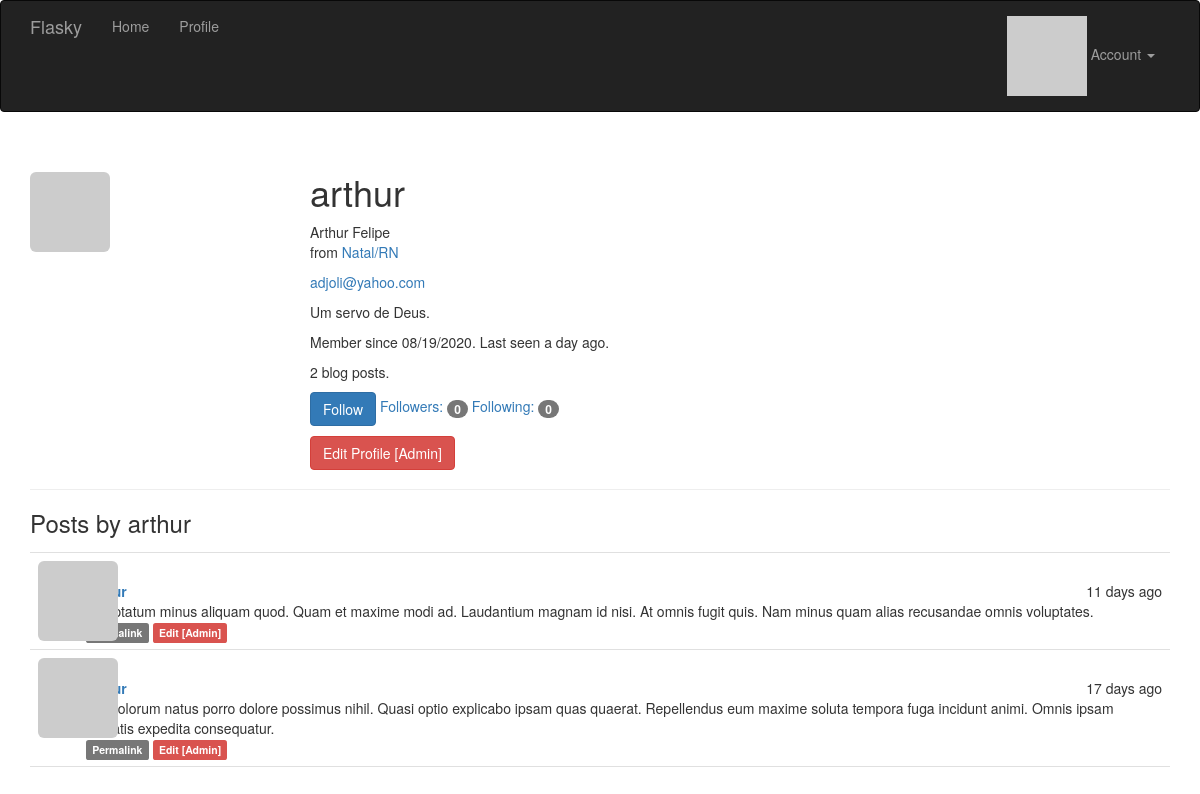
The app's page /user/arthur (signed in), older data.
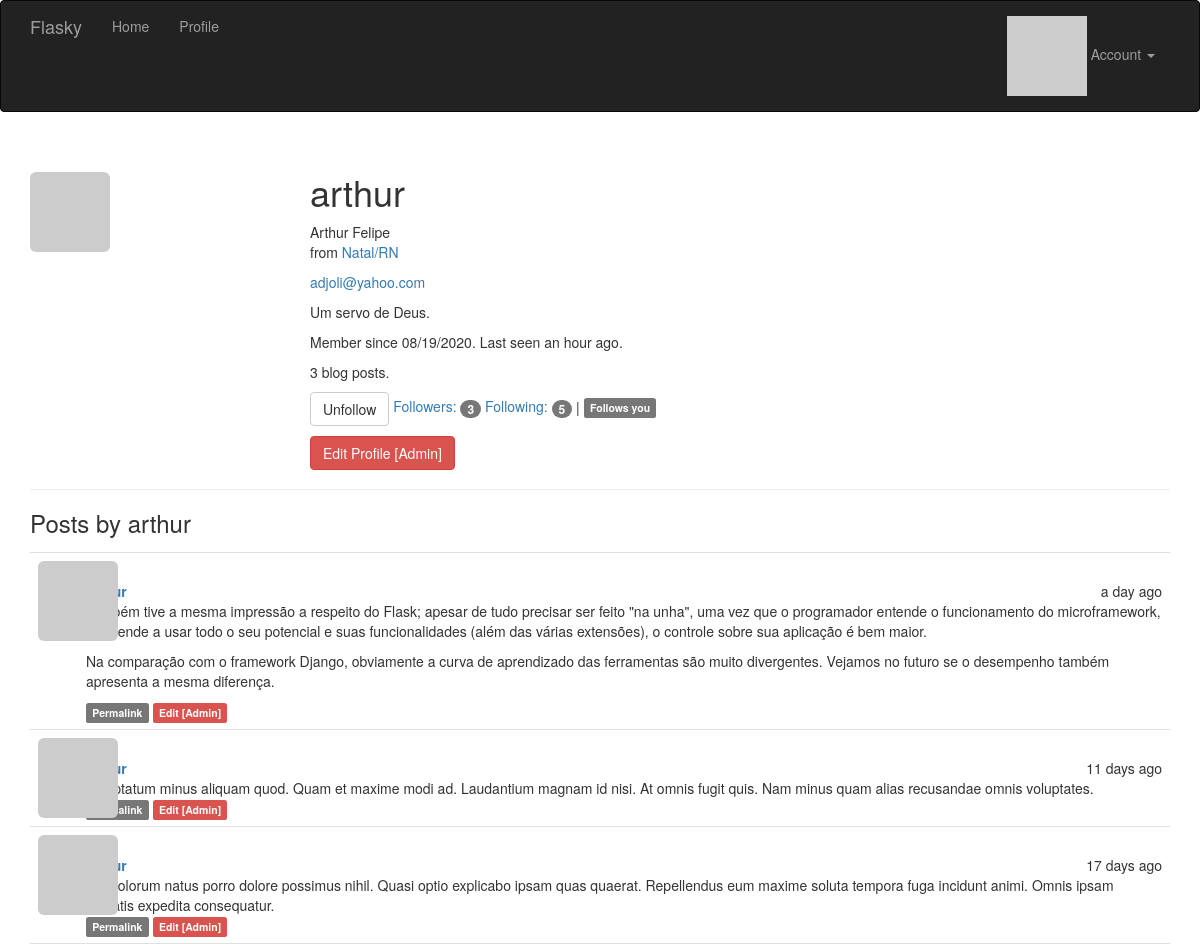
The same page, newer data.
### app/models.py (models this page shows, shortened)
class User(UserMixin, db.Model):
    __tablename__ = 'users'
    id = db.Column(db.Integer, primary_key=True)
    email = db.Column(db.String(64), unique=True, index=True)
    username = db.Column(db.String(64), unique=True, index=True)
    name = db.Column(db.String(64))
    location = db.Column(db.String(64))
    about_me = db.Column(db.Text())
    member_since = db.Column(db.DateTime(), default=datetime.utcnow)
    last_seen = db.Column(db.DateTime(), default=datetime.utcnow)
    confirmed = db.Column(db.Boolean, default=False)
    password_hash = db.Column(db.String(128))
    avatar_hash = db.Column(db.String(32))
    role_id = db.Column(db.Integer, db.ForeignKey('roles.id'))
    posts = db.relationship('Post', backref='author', lazy='dynamic')
    followed = db.relationship(
        'Follow',
        foreign_keys=[Follow.follower_id],
        backref=db.backref('follower', lazy='joined'),
        lazy='dynamic',
        cascade='all, delete-orphan'
    )
    followers = db.relationship(
        'Follow',
        foreign_keys=[Follow.followed_id],
        backref=db.backref('followed', lazy='joined'),
        lazy='dynamic',
        cascade='all, delete-orphan'
    )
    @property
    def password(self):
        raise AttributeError('password is not a readable attribute')
    def can(self, perm):
        return self.role is not None and self.role.has_permission(perm)
    def is_administrator(self):
        return self.can(Permission.ADMIN)
    def ping(self):
        self.last_seen = datetime.utcnow()
        db.session.add(self)
        db.session.commit()
    def gravatar_hash(self):
        return hashlib.md5(self.email.lower().encode('utf-8')).hexdigest()
    def gravatar(self, size=100, default='identicon', rating='g'):
        if request.is_secure:
            url = 'https://secure.gravatar.com/avatar'
        else:
            url = 'http://secure.gravatar.com/avatar'
        hash = self.avatar_hash or self.gravatar_hash()
        return f'{url}/{hash}?s={size}&d={default}&r={rating}'
    def is_following(self, user):
        if user.id is None:
            return False
        return self.followed.filter_by(followed_id=user.id).first() is not None

class Post(db.Model):
    __tablename__ = 'posts'
    id = db.Column(db.Integer, primary_key=True)
    body = db.Column(db.Text)
    body_html = db.Column(db.Text)
    timestamp = db.Column(db.DateTime, index=True, default=datetime.utcnow)
    author_id = db.Column(db.Integer, db.ForeignKey('users.id'))

### app/main/views.py (the view)
@main.route('/user/<username>')
def user(username):
    user = User.query.filter_by(username=username).first()
    if user is None:
        abort(404)
    posts = user.posts.order_by(Post.timestamp.desc()).all()
    return render_template('user.html', user=user, posts=posts)

### app/auth/views.py (called while the page is built)
@auth.before_app_request
def before_request():
    if current_user.is_authenticated:
        current_user.ping()
        if (not current_user.confirmed
                and request.endpoint
                and request.blueprint != 'auth'
                and request.endpoint != 'static'):
            return redirect(url_for('auth.unconfirmed'))

### app/main/__init__.py (called while the page is built)
@main.app_context_processor
def inject_permissions():
    return dict(Permission=Permission)

### app/models.py (called while the page is built)
@login_manager.user_loader
def load_user(user_id):
    return User.query.get(int(user_id))

    def has_permission(self, perm):
        return self.permissions & perm == perm

### app/templates/user.html (shortened to what this page needs)
{% extends "base.html" %}
{% import "_macros.html" as macros %}
{% block page_content %}
<div class="page-header">
    <img class="img-rounded profile-thumbnail" src="{{ user.gravatar(size=256) }}">
    <div class="profile-header">
        <h1>{{ user.username }}</h1>
        {% if user.name or user.location %}
        <p>
            {% if user.name %}{{ user.name }}<br>{% endif %}
            {% if user.location %}
                from <a href="http://maps.google.com/?q={{ user.location }}">{{ user.location }}</a><br>
            {% endif %}
        </p>
        {% endif %}
        {% if current_user.is_administrator() %}
        <p><a href="mailto:{{ user.email }}">{{ user.email }}</a></p>
        {% endif %}
        {% if user.about_me %}<p>{{ user.about_me }}</p>{% endif %}
        <p>Member since {{ moment(user.member_since).format('L') }}. Last seen {{ moment(user.last_seen).fromNow() }}.</p>
        <p>{{ user.posts.count() }} blog posts.</p>
        <p>
            {% if current_user.can(Permission.FOLLOW) and user != current_user %}
                {% if not current_user.is_following(user) %}
                <a href="{{ url_for('.follow', username=user.username) }}" class="btn btn-primary">Follow</a>
                {% else %}
                <a href="{{ url_for('.unfollow', username=user.username) }}" class="btn btn-default">Unfollow</a>
                {% endif %}
            {% endif %}
            <a href="{{ url_for('.followers', username=user.username) }}">Followers: <span class="badge">{{ user.followers.count() }}</span></a>
            <a href="{{ url_for('.followed_by', username=user.username) }}">Following: <span class="badge">{{ user.followed.count() }}</span></a>
            {% if current_user.is_authenticated and user != current_user and user.is_following(current_user) %}
            | <span class="label label-default">Follows you</span>
            {% endif %}
        </p>
        <p>
            {% if current_user.is_administrator() %}
            <a class="btn btn-danger" href="{{ url_for('.edit_profile_admin', id=user.id) }}">Edit Profile [Admin]</a>
            {% endif %}
        </p>
    </div>
</div>
<h3>Posts by {{ user.username }}</h3>
{% include '_posts.html' %}
{% endblock %}

### app/templates/base.html (shortened to what this page needs)
{% extends "bootstrap/base.html" %}
{% block head %}
{{ super() }}
<link rel="stylesheet" type="text/css" href="{{ url_for('static', filename='styles.css') }}">
{% endblock %}
{% block navbar %}
<div class="navbar navbar-inverse" role="navigation">
    <div class="container">
        <div class="navbar-header">
            <a class="navbar-brand" href="{{ url_for('main.index') }}">Flasky</a>
        </div>
        <div class="navbar-collapse collapse">
            <ul class="nav navbar-nav">
                <li><a href="{{ url_for('main.index') }}">Home</a></li>
                {% if current_user.is_authenticated %}
                <li><a href="{{ url_for('main.user', username=current_user.username) }}">Profile</a></li>
                {% endif %}
            </ul>
            <ul class="nav navbar-nav navbar-right">
                {% if current_user.is_authenticated %}
                <li class="dropdown">
                    <a href="#" class="dropdown-toggle" data-toggle="dropdown">
                        <img src="{{ current_user.gravatar(size=18) }}">
                        Account <b class="caret"></b>
                    </a>
                </li>
                {% else %}
                <li><a href="{{ url_for('auth.login') }}">Log In</a></li>
                {% endif %}
            </ul>
        </div>
    </div>
</div>
{% endblock %}
{% block content %}
<div class="container">
    {% block page_content %}{% endblock %}
</div>
{% endblock %}

### app/templates/_posts.html
<ul class="posts">
    {% for post in posts %}
    <li class="post">
        <div class="post-thumbnail">
            <a href="{{ url_for('.user', username=post.author.username) }}">
                <img class="img-rounded profile-thumbnail" src="{{ post.author.gravatar(size=40) }}">
            </a>
        </div>x
        <div class="post-content">
            <div class="post-date">{{ moment(post.timestamp).fromNow() }}</div>
            <div class="post-author"><a href="{{ url_for('.user', username=post.author.username) }}">{{ post.author.username }}</a></div>
            <div class="post-body">
                {% if post.body_html %}
                    {{ post.body_html | safe }}
                {% else %}
                    {{ post.body }}
                {% endif %}
            </div>
            <div class="post-footer">
                <a href="{{ url_for('.post', id=post.id) }}">
                    <span class="label label-default">Permalink</span>
                </a>
                {% if current_user == post.author %}
                    <a href="{{ url_for('.edit', id=post.id) }}">
                        <span class="label label-primary">Edit</span>
                    </a>
                {% elif current_user.is_administrator() %}
                    <a href="{{ url_for('.edit', id=post.id) }}">
                        <span class="label label-danger">Edit [Admin]</span>
                    </a>
                {% endif %}
            </div>
        </div>
    </li>
    {% endfor %}
</ul>

### app/static/styles.css (style rules this page uses)
.profile-thumbnail { position: absolute; }
.profile-header { min-height: 260px; margin-left: 280px; }
ul.posts { list-style-type: none; padding: 0px; margin: 16px 0px 0px 0px; border-top: 1px solid #e0e0e0; }
ul.posts li.post { padding: 8px; border-bottom: 1px solid #e0e0e0; }
div.post-date { float: right; }
div.post-author { font-weight: bold; }
div.post-thumbnail { position: absolute; }
div.post-content { margin-left: 48px; min-height: 48px; }

Row changes from the older to the newer data that the page shows:
changed User "arthur": last_seen "a day ago" → "an hour ago"
added Post: timestamp "a day ago", body_html "Também tive a mesma impressão a respeito do Flask; apesar de tudo precisar ser feito \"na unha\", uma vez que o programador entende o funcionamento do microframework, e aprende a usar todo o seu potencial e suas funcionalidades (além das várias extensões), o controle sobre sua aplicação é bem maior. Na comparação com o framework Django, obviamente a curva de aprendizado das ferramentas são muito divergentes. Vejamos no futuro se o desempenho também apresenta a mesma diferença."
Text that changed along with them:
{{ user.posts.count() }}: "2" → "3"
{{ user.followers.count() }}: "0" → "3"
{{ user.followed.count() }}: "0" → "5"
text no longer shown: "Follow"
text now shown: "Unfollow | Follows you"
